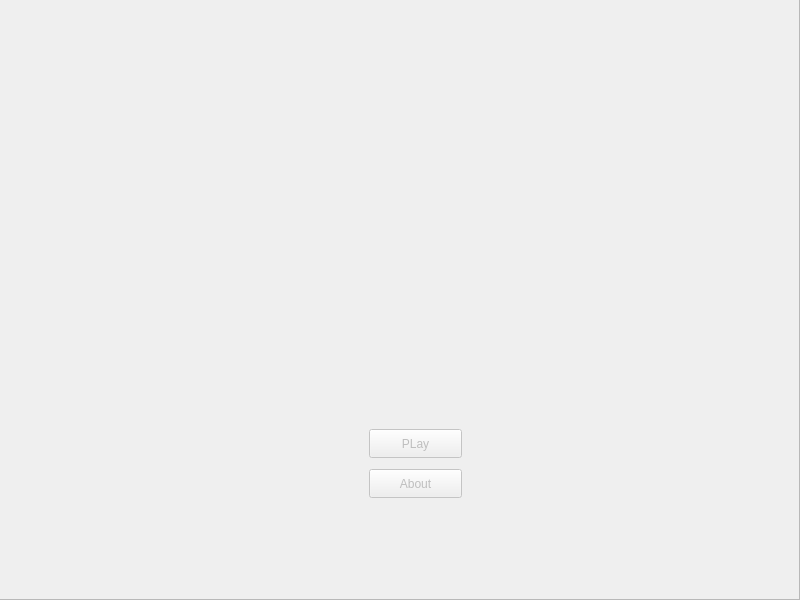
<?xml version="1.0" encoding="UTF-8"?>
<ui version="4.0">
 <class>Checkers</class>
 <widget class="QMainWindow" name="Checkers">
  <property name="geometry">
   <rect>
    <x>0</x>
    <y>0</y>
    <width>800</width>
    <height>600</height>
   </rect>
  </property>
  <property name="windowTitle">
   <string>Checkers</string>
  </property>
  <property name="autoFillBackground">
   <bool>false</bool>
  </property>
  <property name="styleSheet">
   <string notr="true"/>
  </property>
  <widget class="QWidget" name="Chechkers">
   <property name="enabled">
    <bool>true</bool>
   </property>
   <widget class="QFrame" name="MainFrame">
    <property name="geometry">
     <rect>
      <x>-1</x>
      <y>-1</y>
      <width>801</width>
      <height>601</height>
     </rect>
    </property>
    <property name="frameShape">
     <enum>QFrame::Shape::StyledPanel</enum>
    </property>
    <property name="frameShadow">
     <enum>QFrame::Shadow::Raised</enum>
    </property>
    <widget class="QWidget" name="widget" native="true">
     <property name="geometry">
      <rect>
       <x>10</x>
       <y>10</y>
       <width>120</width>
       <height>80</height>
      </rect>
     </property>
    </widget>
    <widget class="QPushButton" name="AboutButton">
     <property name="enabled">
      <bool>false</bool>
     </property>
     <property name="geometry">
      <rect>
       <x>370</x>
       <y>470</y>
       <width>93</width>
       <height>29</height>
      </rect>
     </property>
     <property name="text">
      <string>About</string>
     </property>
    </widget>
    <widget class="QPushButton" name="PlayButton">
     <property name="enabled">
      <bool>false</bool>
     </property>
     <property name="geometry">
      <rect>
       <x>370</x>
       <y>430</y>
       <width>93</width>
       <height>29</height>
      </rect>
     </property>
     <property name="text">
      <string>PLay</string>
     </property>
    </widget>
   </widget>
  </widget>
 </widget>
 <resources/>
 <connections/>
</ui>
